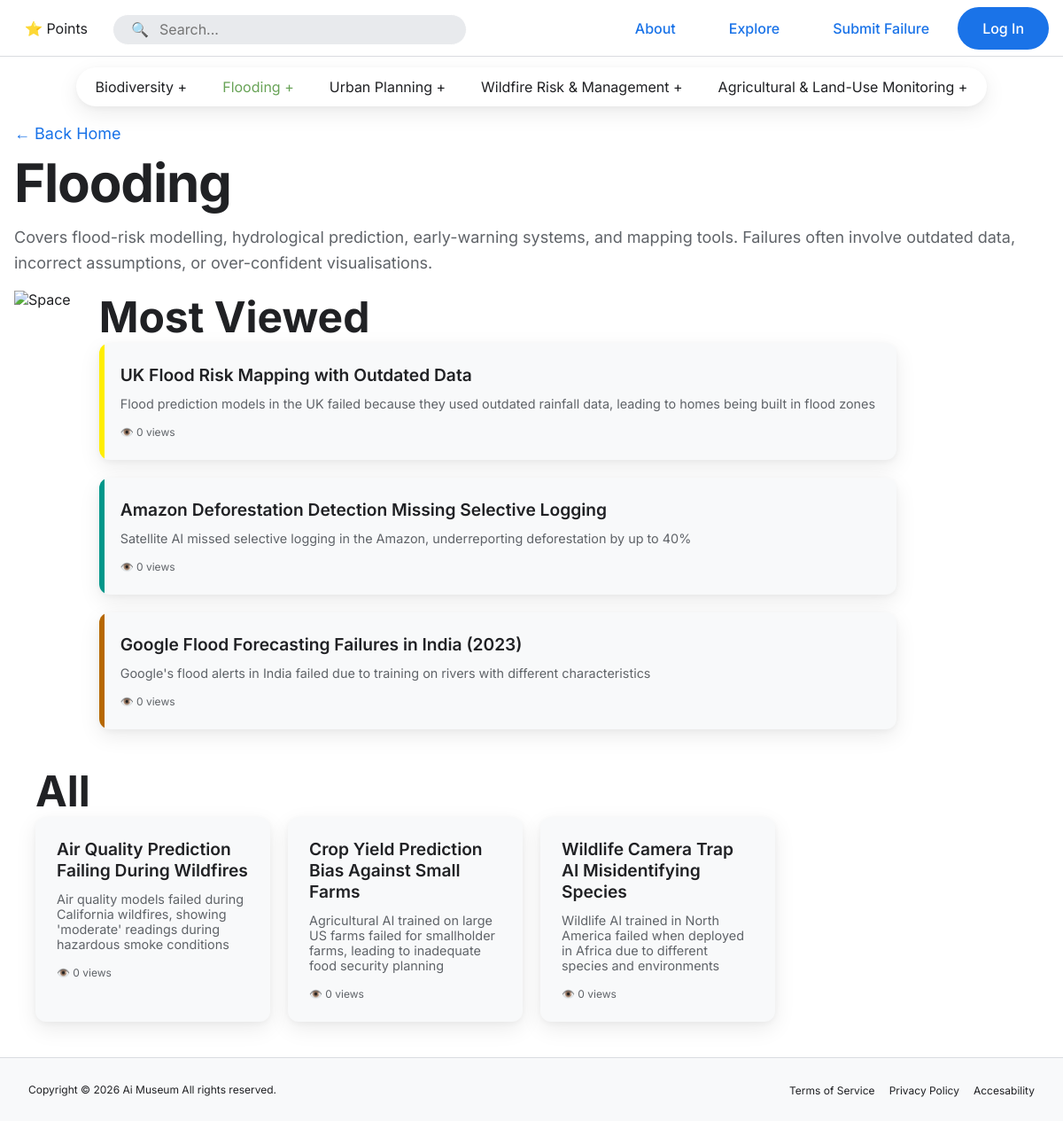
Screenshot of /category/flooding/ with the database file from the repository.
### museum/models.py (models this page shows, shortened)
class Category(models.Model):
    name = models.CharField(max_length=100, unique=True )
    description = models.TextField(blank=True)
    slug = models.SlugField(unique=True)
    class Meta:
        verbose_name_plural = "Categories"

class Exhibit(models.Model):
    title = models.CharField(max_length=200)
    category = models.ForeignKey(Category, on_delete=models.SET_NULL, null=True, blank=True)
    failure_type = models.CharField(max_length=100, blank=True)
    deployment_context = models.TextField(blank=True)
    intended_use = models.TextField(blank=True)
    artefact1 = models.FileField(upload_to='exhibits/artefacts/', blank=True, null=True)
    system_type = models.CharField(max_length=100, blank=True)
    inputs_assumptions = models.TextField(blank=True)
    outputs_to_users = models.TextField(blank=True)
    artefact2 = models.FileField(upload_to='exhibits/artefacts/', blank=True, null=True)
    what_went_wrong = models.TextField(blank=True)
    how_detected = models.TextField(blank=True)
    who_affected = models.TextField(blank=True)
    artefact3 = models.FileField(upload_to='exhibits/artefacts/', blank=True, null=True)
    data_issues = models.TextField(blank=True)
    design_choices = models.TextField(blank=True)
    org_governance_issues = models.TextField(blank=True)
    artefact4 = models.FileField(upload_to='exhibits/artefacts/', blank=True, null=True)
    recommendations = models.TextField(blank=True)
    warnings = models.TextField(blank=True)
    artefact5 = models.FileField(upload_to='exhibits/artefacts/', blank=True, null=True)
    description = models.TextField()
    is_archived = models.BooleanField(default=False)
    file = models.FileField(upload_to='exhibits/', blank=True, null=True)
    uploaded_at = models.DateTimeField(auto_now_add=True)
    view_count = models.PositiveIntegerField(default=0)
    @staticmethod
    def top_viewed(n=3):
        return Exhibit.objects.filter(is_archived=False).order_by('-view_count')[:n]
    @staticmethod
    def the_rest(n=3):
        top_ids = Exhibit.objects.filter(is_archived=False).order_by('-view_count').values_list('id', flat=True)[:n]
        return Exhibit.objects.filter(is_archived=False).exclude(id__in=top_ids).order_by('title')

### djangoCode/views.py (the view)
# urls.py: path("category/<slug:slug>/", views.category, name="category_detail"),
def category(request, slug):
    category = get_object_or_404(Category, slug=slug)
    categories = Category.objects.all()
    exhibits = Exhibit.objects.filter(category=category, is_archived=False)
    top_three = Exhibit.top_viewed(3)
    everything_else = Exhibit.the_rest(3)
    return render(request, "category.html", {
        'categories': categories,
        'category': category,
        'exhibits': exhibits,
        'top_three': top_three,
        'everything_else': everything_else,
    })

### templates/category.html (shortened to what this page needs)
<!DOCTYPE html>
{% load static %}
<html lang="en">
<head>
    <link rel="stylesheet" type="text/css" href={% static "css/variables.css" %}>
    <link rel="stylesheet" type="text/css" href={% static "css/components/header.css" %}>
    <link rel="stylesheet" type="text/css" href={% static "css/components/footer.css" %}>
    <link rel="stylesheet" type="text/css" href={% static "css/pages/category.css" %}>
    <link rel="stylesheet" type="text/css" href={% static "css/components/categorybar.css" %}>
</head>
<body>
    <main class="app">
        <header class="appHeader">
            <div class="leftItems">
                <div class="points">
                    <span>⭐{{ user_points }} Points</span>
                </div>
                <form action="/search/" method="get" class="searchContainer">
                    <div class="searchWrapper">
                        <span class="searchIcon">🔍</span>
                        <input type="search" name="q" placeholder="Search..." aria-label="Search">
                    </div>
                </form>
            </div>
            <div class="rightItems">
                <a href = "/about" class="secondaryBtn">
                    About
                </a>
                <a href = "/search" class="secondaryBtn">
                    Explore
                </a>
                <a href = "" class="secondaryBtn">
                    Submit Failure
                </a>
                {% if user.is_authenticated %}
                <form method="post" action="/logout/">
                    {% csrf_token %}
                    <button type="submit" class="secondaryBtn">Logout</button>
                </form>
                {% else %}
                <a href = "/login" class="primaryBtn">
                    Log In
                </a>
                {% endif %}
            </div>
        </header>
        <div class="titleContainer">
            <div class="categoryBarWrapper">
                <div class="categoryBar">
                    {% for cat in categories %}
                    {% if cat.slug == category.slug %}
                    <a href="/category/{{ cat.slug }}/" class="">
                        <article class="activeCategoryButton">
                            <t>{{ cat.name }} +</t>
                        </article>
                    </a>
                    {% else %}
                    <a href="/category/{{ cat.slug }}/" class="">
                        <article class="categoryButton">
                            <t>{{ cat.name }} +</t>
                        </article>
                    </a>
                    {% endif %}
                    {% endfor %}
                </div>
            </div>
            <div class="title">
                <a href = "/"><button>← Back Home</button></a>
                <h1><strong>{{ category.name }}</strong></h1>
                <p>{{ category.description }}</p>
            </div>
        </div>
        <div class="mostViewedContainer">
            <div class="image">
                <img src="https://images.unsplash.com/photo-1517976487492-5750f3195933?auto=format&fit=crop&w=800&q=80" alt="Space">
            </div>
            <div class="mostViewed">
                <h2>Most Viewed</h2>
                <div class="mostViewedGrid">
                    {% for failure in top_three %}
                    <a class="mostViewedCard" href="{% url 'exhibit_detail' failure.id %}">
                        <h3>{{ failure.title }}</h3>
                        <p>{{ failure.description }}</p>
                        <div class="views">👁️ 0 views</div>
                    </a>
                    {% endfor %}
                </div>
            </div>
        </div>
        <div class="allDiv">
            <h2>All</h2>
            <div class="allGrid">
                {% for exhibit in everything_else %}
                <a class="failureCard" href="{% url 'exhibit_detail' exhibit.id %}">
                    <h3>{{ exhibit.title }}</h3>
                    <p>{{ exhibit.description }}</p>
                    <div class="views">👁️ 0 views</div>
                </a>
                {% endfor %}
            </div>
        </div>
        <div class="appFooter">
            <p class="footerText">Copyright © 2026 Ai Museum All rights reserved.</p>
            <div class="rightItemsFooter">
                <a href="/privacy/">
                    <button class="footerBtn">Terms of Service</button>
                </a>
                <a href="/privacy/">
                    <button class="footerBtn">Privacy Policy</button>
                </a>
                <a href="/privacy/">
                    <button class="footerBtn">Accesability</button>
                </a>
            </div>
        </div>
    </main>
</body>
</html>

### static/css/variables.css (style rules this page uses)
*, *::before, *::after { box-sizing: border-box; }
:root { --bg-color: #ffffff; --surface-color: #F8F9FA; --accent-color: #E8EAED; --accent2-color: #4285F4; --accent3-color: #1A73E8; --accent4-color: #68A357; --main-txt: #202124; --body-txt: #5f6368; --sub-txt: #5F6368; --view-txt: #70757A; --shadow-sm: 0 2px 6px rgba(0, 0, 0, 0.04), 0 8px 24px rgba(0, 0, 0, 0.08); --shadow-md: 0 4px 12px rgba(0, 0, 0, 0.06), 0 16px 40px rgba(0, 0, 0, 0.12); --shadow-lg: 0 8px 24px rgba(0, 0, 0, 0.12), 0 24px 60px rgba(0, 0, 0, 0.18); --color-lg: 0 1px 6px rgba(32, 33, 36, 0.28); --failure-gold: #ffee00; --failure-silver: #00978a; --failure-bronze: #b76800; }
body { margin: 0; font-family: 'Inter', sans-serif; background: var(--bg-color); color: var(--main-txt); }
@media only screen and (min-width: 1024px) { .app { max-width: 100vw; margin: 0 auto; } }
@media only screen and (min-width: 1024px) { .appFooter { display: flex; justify-content: space-between; align-items: center; padding: 1rem 2rem; background: var(--surface-color); border-top: 1px solid #DADCE0; position: relative; width: 100%; z-index: 10; } }

### static/css/components/header.css (style rules this page uses)
@media only screen and (min-width: 1024px) { .appHeader { display: flex; align-items: center; justify-content: flex-start; gap: 1rem; padding: 0.75rem 1rem; background: var(--bg-color); border-radius: 0; border-bottom: 1px solid #DADCE0; height: 64px; } }
@media only screen and (min-width: 1024px) { .rightItems { margin-left: auto; display: flex; gap: 0.25rem; } }
@media only screen and (min-width: 1024px) { .leftItems { display: flex; align-items: center; gap: 1rem; } }
@media only screen and (min-width: 1024px) { .points { font-family: 'Inter', sans-serif; border: none; color: var(--main-txt); padding: 0.45rem 0.75rem; border-radius: 999px; font-size: 16px; } }
@media only screen and (min-width: 1024px) { .searchContainer { width: 400px; height: 32px; } }
@media only screen and (min-width: 1024px) { .searchWrapper { display: flex; align-items: center; background: var(--accent-color); border: 1px solid var(--bg-color); border-radius: 50px; padding: 0px 20px; transition: all 0.3s ease; height: 110%; } }
@media only screen and (min-width: 1024px) { .searchWrapper input { font-family: "Inter", sans-serif; background: transparent; border: none; outline: none; color: var(--main-txt); font-size: 16px; margin-left: 10px; width: 100%; } }
@media only screen and (min-width: 1024px) { .searchIcon { font-size: 16px; } }
@media only screen and (min-width: 1024px) { .primaryBtn { font-family: "Inter", sans-serif; background-color: var(--accent3-color); color: #ffffff; border: none; border-radius: 999px; font-size: 16px; font-weight: 500; cursor: pointer; transition: all 0.2s ease; box-shadow: none; min-height: 42px; display: inline-flex; align-items: center; justify-content: center; text-decoration: none; white-space: nowrap; padding: 14px 28px; } }
@media only screen and (min-width: 1024px) { .secondaryBtn { font-family: "Inter", sans-serif; background-color: var(--bg-color); color: var(--accent3-color); border: none; border-radius: 999px; font-size: 16px; font-weight: 500; cursor: pointer; transition: all 0.2s ease; min-height: 42px; display: inline-flex; align-items: center; justify-content: center; text-decoration: none; white-space: nowrap; padding: 14px 28px; } }

### static/css/components/footer.css (style rules this page uses)
@media only screen and (min-width: 1024px) { .appFooter { margin-top: 5vh; } }
@media only screen and (min-width: 1024px) { .rightItemsFooter { margin-left: auto; display: flex; gap: 1rem; } }
@media only screen and (min-width: 1024px) { .footerBtn { font-family: "Inter", sans-serif; background: none; border: none; padding: 0; color: var(--main-txt); font-size: 12px; } }
@media only screen and (min-width: 1024px) { .footerText { font-family: "Inter", sans-serif; padding: 0; color: var(--main-txt); font-size: 12px; } }

### rows the page displays
Category: name "Biodiversity"
Category: name "Flooding", description "Covers flood-risk modelling, hydrological prediction, early-warning systems, and mapping tools. Failures often involve outdated data, incorrect assumptions, or over-confident visualisations."
Category: name "Urban Planning"
Category: name "Wildfire Risk & Management"
Category: name "Agricultural & Land-Use Monitoring"
Exhibit: title "UK Flood Risk Mapping with Outdated Data", description "Flood prediction models in the UK failed because they used outdated rainfall data, leading to homes being built in flood zones"
Exhibit: title "Amazon Deforestation Detection Missing Selective Logging", description "Satellite AI missed selective logging in the Amazon, underreporting deforestation by up to 40%"
Exhibit: title "Google Flood Forecasting Failures in India (2023)", description "Google's flood alerts in India failed due to training on rivers with different characteristics"
Exhibit: title "Air Quality Prediction Failing During Wildfires", description "Air quality models failed during California wildfires, showing 'moderate' readings during hazardous smoke conditions"
Exhibit: title "Crop Yield Prediction Bias Against Small Farms", description "Agricultural AI trained on large US farms failed for smallholder farms, leading to inadequate food security planning"
Exhibit: title "Wildlife Camera Trap AI Misidentifying Species", description "Wildlife AI trained in North America failed when deployed in Africa due to different species and environments"
